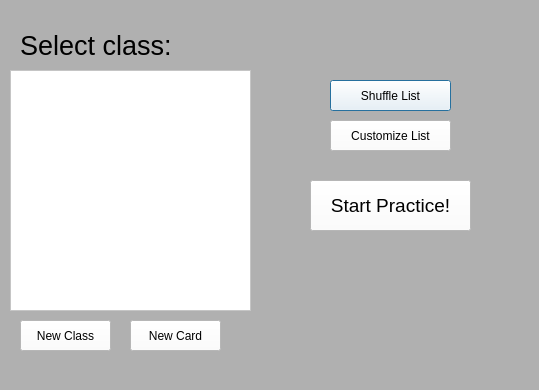
<?xml version="1.0" encoding="UTF-8"?>
<ui version="4.0">
 <class>Dialog</class>
 <widget class="QDialog" name="Dialog">
  <property name="geometry">
   <rect>
    <x>0</x>
    <y>0</y>
    <width>539</width>
    <height>390</height>
   </rect>
  </property>
  <property name="windowTitle">
   <string>Dialog</string>
  </property>
  <property name="styleSheet">
   <string notr="true">background-color: rgb(176, 176, 176);</string>
  </property>
  <widget class="QPushButton" name="SHUFFLE_BUTT">
   <property name="geometry">
    <rect>
     <x>330</x>
     <y>80</y>
     <width>121</width>
     <height>31</height>
    </rect>
   </property>
   <property name="styleSheet">
    <string notr="true">background-color: rgb(255, 255, 255);</string>
   </property>
   <property name="text">
    <string>Shuffle List</string>
   </property>
  </widget>
  <widget class="QLabel" name="label">
   <property name="geometry">
    <rect>
     <x>20</x>
     <y>20</y>
     <width>181</width>
     <height>51</height>
    </rect>
   </property>
   <property name="font">
    <font>
     <pointsize>20</pointsize>
    </font>
   </property>
   <property name="text">
    <string>Select class:</string>
   </property>
  </widget>
  <widget class="QWidget" name="SCROLL_WIDGET" native="true">
   <property name="geometry">
    <rect>
     <x>10</x>
     <y>70</y>
     <width>241</width>
     <height>241</height>
    </rect>
   </property>
   <layout class="QGridLayout" name="gridLayout">
    <item row="0" column="0">
     <widget class="QScrollArea" name="SCROLL_AREA">
      <property name="styleSheet">
       <string notr="true">background-color: rgb(255, 255, 255);</string>
      </property>
      <property name="widgetResizable">
       <bool>true</bool>
      </property>
      <widget class="QWidget" name="scrollAreaWidgetContents">
       <property name="geometry">
        <rect>
         <x>0</x>
         <y>0</y>
         <width>221</width>
         <height>221</height>
        </rect>
       </property>
      </widget>
     </widget>
    </item>
   </layout>
  </widget>
  <widget class="QPushButton" name="CUSTOM_BUTT">
   <property name="geometry">
    <rect>
     <x>330</x>
     <y>120</y>
     <width>121</width>
     <height>31</height>
    </rect>
   </property>
   <property name="styleSheet">
    <string notr="true">background-color: rgb(255, 255, 255);</string>
   </property>
   <property name="text">
    <string>Customize List</string>
   </property>
  </widget>
  <widget class="QPushButton" name="START_BUTT">
   <property name="geometry">
    <rect>
     <x>310</x>
     <y>180</y>
     <width>161</width>
     <height>51</height>
    </rect>
   </property>
   <property name="font">
    <font>
     <pointsize>14</pointsize>
    </font>
   </property>
   <property name="styleSheet">
    <string notr="true">background-color: rgb(255, 255, 255);</string>
   </property>
   <property name="text">
    <string>Start Practice!</string>
   </property>
  </widget>
  <widget class="QPushButton" name="ADD_CLASS_BUTT">
   <property name="geometry">
    <rect>
     <x>20</x>
     <y>320</y>
     <width>91</width>
     <height>31</height>
    </rect>
   </property>
   <property name="styleSheet">
    <string notr="true">background-color: rgb(255, 255, 255);</string>
   </property>
   <property name="text">
    <string>New Class</string>
   </property>
  </widget>
  <widget class="QPushButton" name="ADD_CARD_BUTT">
   <property name="geometry">
    <rect>
     <x>130</x>
     <y>320</y>
     <width>91</width>
     <height>31</height>
    </rect>
   </property>
   <property name="styleSheet">
    <string notr="true">background-color: rgb(255, 255, 255);</string>
   </property>
   <property name="text">
    <string>New Card</string>
   </property>
  </widget>
 </widget>
 <resources/>
 <connections/>
</ui>
